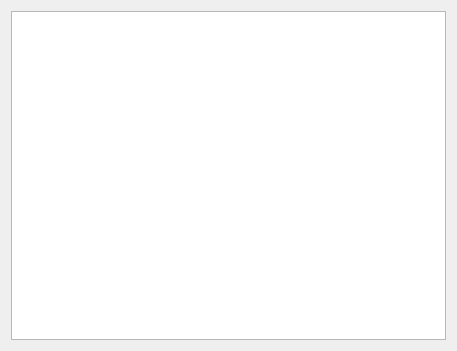
<?xml version="1.0" encoding="UTF-8"?>
<ui version="4.0">
 <class>View</class>
 <widget class="QMainWindow" name="View">
  <property name="geometry">
   <rect>
    <x>0</x>
    <y>0</y>
    <width>457</width>
    <height>351</height>
   </rect>
  </property>
  <property name="windowTitle">
   <string>View</string>
  </property>
  <widget class="QWidget" name="centralWidget">
   <layout class="QGridLayout" name="gridLayout">
    <item row="0" column="0">
     <widget class="QGraphicsView" name="graphicsView"/>
    </item>
   </layout>
  </widget>
 </widget>
 <layoutdefault spacing="6" margin="11"/>
 <resources/>
 <connections/>
</ui>
